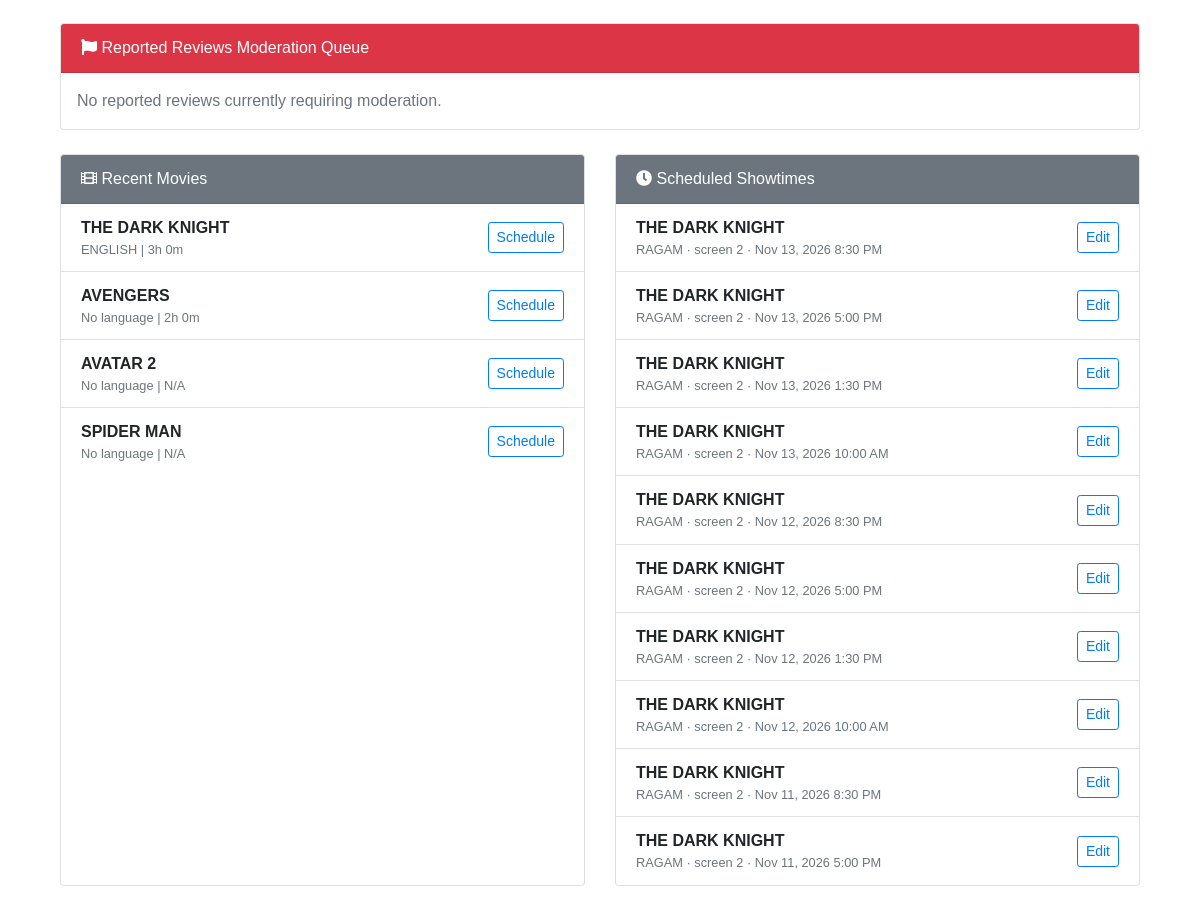
The app's page /movies/custom-admin/ (signed in, middle part), older data.
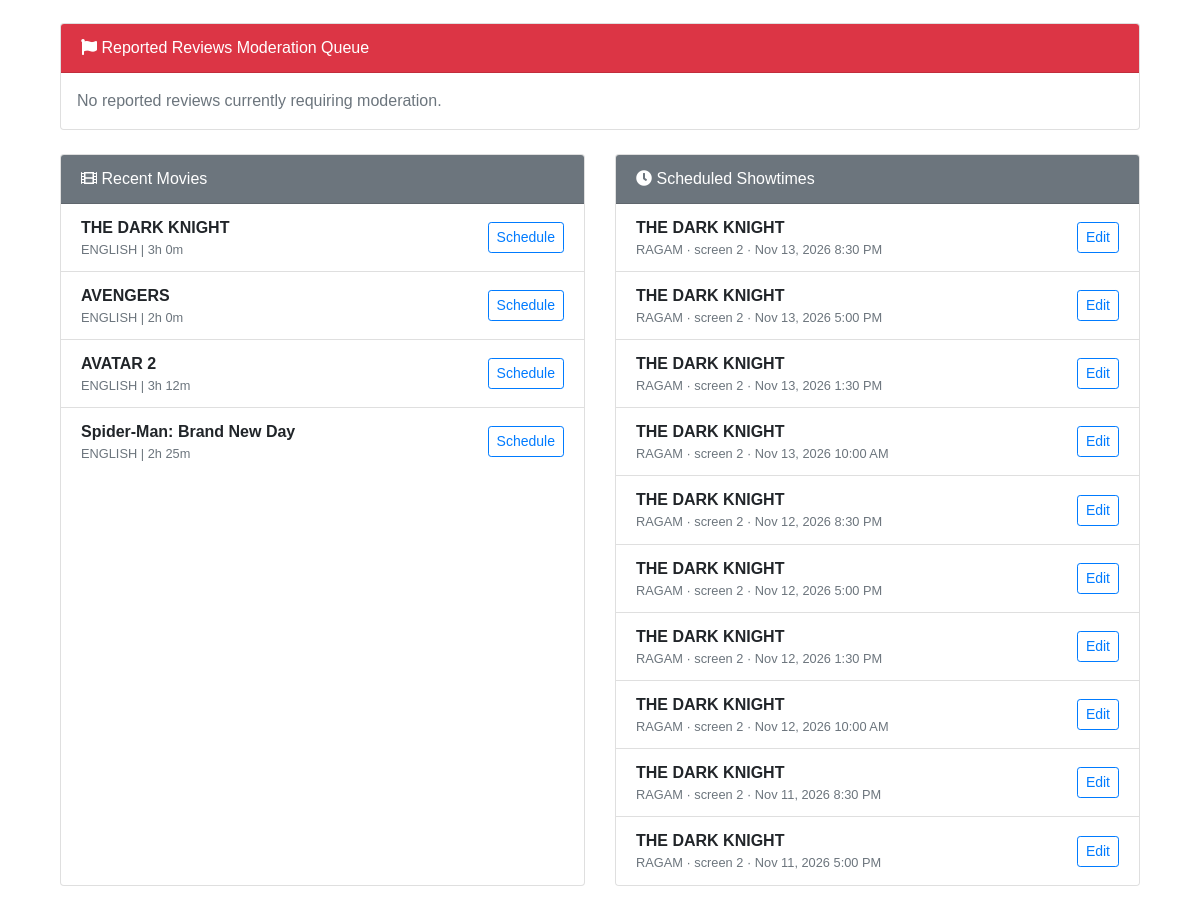
The same page, newer data.
### movies/models.py (models this page shows, shortened)
class Movie(models.Model):
    AGE_CERTIFICATIONS = [
        ('U', 'U - Universal'),
        ('UA', 'UA - Parental Guidance'),
        ('UA13', 'UA13 - Parental Guidance (13+)'),
        ('UA16', 'UA16 - Parental Guidance (16+)'),
        ('A', 'A - Adults Only'),
        ('S', 'S - Special/Restricted'),
    ]
    name = models.CharField(max_length=250)
    image = models.ImageField(upload_to='movies/')
    rating = models.DecimalField(
        max_digits=3, decimal_places=1, blank=True, null=True,
        help_text='Optional critic/base rating out of 10. User rating is calculated from reviews.'
    )
    Cast = models.TextField(blank=True, help_text='Deprecated free-text cast list, kept for backward compatibility')
    description = models.TextField(blank=True, null=True)  # optional field
    genres = models.ManyToManyField(Genre, related_name='movies', blank=True)
    language = models.ForeignKey(
        Language, on_delete=models.SET_NULL, related_name='movies', null=True, blank=True
    )
    cast_members = models.ManyToManyField(
        CastMember, through='MovieCast', related_name='movies', blank=True
    )
    trailer_url = models.URLField(
        blank=True,
        validators=[validate_youtube_url],
        help_text='YouTube trailer URL (watch, youtu.be, or embed link).'
    )
    age_certification = models.CharField(max_length=10, choices=AGE_CERTIFICATIONS, blank=True)
    duration_minutes = models.PositiveIntegerField(blank=True, null=True, help_text='Runtime in minutes')
    release_date = models.DateField(
        blank=True, null=True,
        help_text='Available from (first bookable day, inclusive)',
    )
    end_date = models.DateField(
        blank=True, null=True,
        help_text='Available until (last bookable day, inclusive)',
    )
    default_cleaning_buffer_minutes = models.PositiveIntegerField(
        default=30,
        help_text='Default buffer/cleaning time between shows (minutes) for new showtimes',
    )
    booking_enabled = models.BooleanField(
        default=True,
        help_text=(
            'Master switch for this movie\'s bookings. Uncheck to immediately block '
            'all new bookings and showtime scheduling, regardless of release/end dates. '
            'A passed "end_date" alone no longer blocks bookings — toggle this off instead.'
        ),
    )
    created_at = models.DateTimeField(default=timezone.now, editable=False)
    class Meta:
        ordering = ['-created_at']
    @property
    def duration_display(self):
        if not self.duration_minutes:
            return ''
        hours, minutes = divmod(self.duration_minutes, 60)
        if hours:
            return f'{hours}h {minutes}m'
        return f'{minutes}m'

class Language(models.Model):
    name = models.CharField(max_length=80, unique=True)
    class Meta:
        ordering = ['name']

### movies/views.py (the view)
# urls.py: path('custom-admin/', views.admin_dashboard, name='admin_dashboard'),
@login_required(login_url='login')
def admin_dashboard(request):
    if not request.user.is_staff:
        messages.error(request, "Access restricted to administrators.")
        return redirect('movie_list')
    if request.GET.get('export') == 'csv':
        csv_data = export_analytics_csv(request.GET)
        response = HttpResponse(csv_data, content_type='text/csv')
        response['Content-Disposition'] = 'attachment; filename="bookmyseat-analytics.csv"'
        return response
    analytics = build_dashboard_context(request.GET)
    total_movies = Movie.objects.count()
    total_genres = Genre.objects.count()
    total_languages = Language.objects.count()
    total_cast = CastMember.objects.count()
    total_theaters = Theater.objects.count()
    total_screens = Screen.objects.count()
    total_showtimes = ShowTime.objects.count()
    total_bookings = Booking.objects.count()
    total_reviews = Review.objects.count()
    recent_reports = ReviewReport.objects.select_related(
        'review', 'review__movie', 'review__user', 'reported_by'
    ).order_by('-created_at')[:20]
    recent_movies = Movie.objects.order_by('-created_at')[:10]
    recent_showtimes = ShowTime.objects.select_related(
        'movie', 'theater', 'screen'
    ).order_by('-date', '-start_time')[:10]
    return render(request, 'movies/admin_dashboard.html', {
        'analytics': analytics,
        'total_movies': total_movies,
        'total_genres': total_genres,
        'total_languages': total_languages,
        'total_cast': total_cast,
        'total_theaters': total_theaters,
        'total_screens': total_screens,
        'total_showtimes': total_showtimes,
        'total_bookings': total_bookings,
        'total_reviews': total_reviews,
        'recent_reports': recent_reports,
        'recent_movies': recent_movies,
        'recent_showtimes': recent_showtimes,
    })

### movies/analytics.py (called while the page is built)
def _parse_date_range(request_get):
    today = timezone.localdate()
    start = request_get.get('start_date')
    end = request_get.get('end_date')
    try:
        start_date = timezone.datetime.fromisoformat(start).date() if start else today - timedelta(days=30)
    except ValueError:
        start_date = today - timedelta(days=30)
    try:
        end_date = timezone.datetime.fromisoformat(end).date() if end else today
    except ValueError:
        end_date = today
    if start_date > end_date:
        start_date, end_date = end_date, start_date
    return start_date, end_date

def _revenue_qs(start_date, end_date):
    return PaymentTransaction.objects.filter(
        status=PaymentTransaction.Status.SUCCESS,
        created_at__date__gte=start_date,
        created_at__date__lte=end_date,
    )

### templates/movies/admin_dashboard.html (shortened to what the changed rows need)
{% extends "users/base.html" %}
{% block content %}
<div class="container py-4">
  <div class="row">
    <div class="col-md-6 mb-4">
      <div class="card shadow-sm h-100">
        <ul class="list-group list-group-flush">
          {% for m in recent_movies %}
          <li class="list-group-item d-flex justify-content-between align-items-center">
            <div>
              <strong>{{ m.name }}</strong>
              <small class="text-muted d-block">{{ m.language.name|default:"No language" }} | {{ m.duration_display|default:"N/A" }}</small>
            </div>
            <a href="{% url 'admin_movie_schedule_edit' m.id %}" class="btn btn-sm btn-outline-primary">Schedule</a>
          </li>
          {% empty %}
          <li class="list-group-item text-muted">No movies added yet.</li>
          {% endfor %}
        </ul>
      </div>
    </div>
  </div>
</div>
{% endblock %}

Row changes from the older to the newer data that the page shows:
changed Movie "AVENGERS": language.name "No language" → "ENGLISH"
changed Movie "AVATAR 2": language.name "No language" → "ENGLISH"; duration_display "N/A" → "3h 12m"
changed Movie: name "SPIDER MAN" → "Spider-Man: Brand New Day"; language.name "No language" → "ENGLISH"; duration_display "N/A" → "2h 25m"
